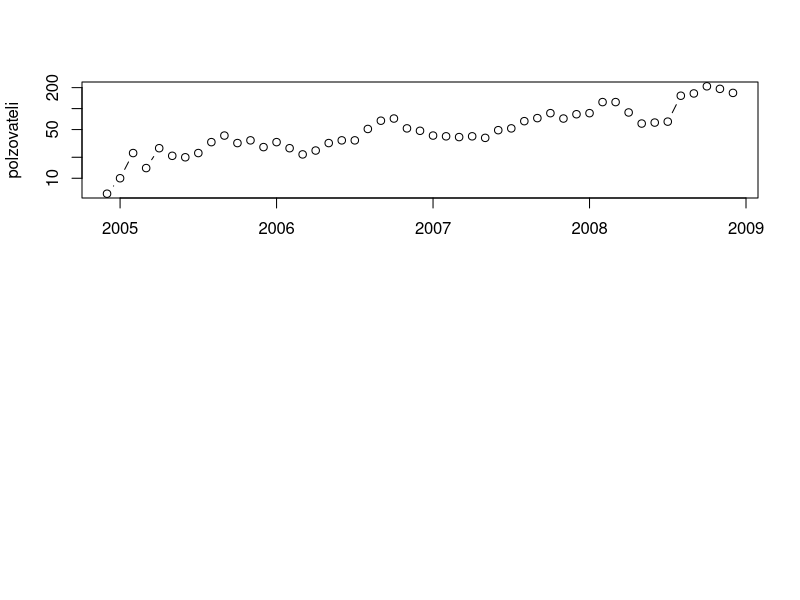
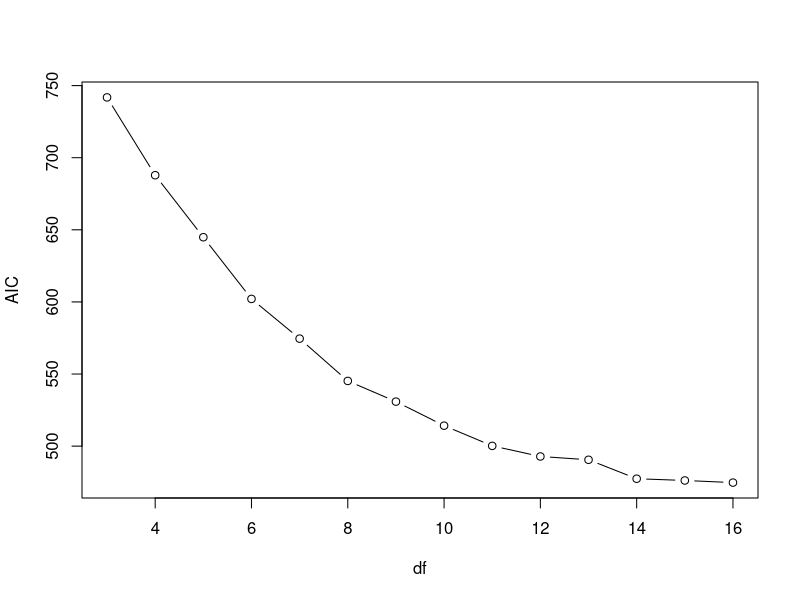
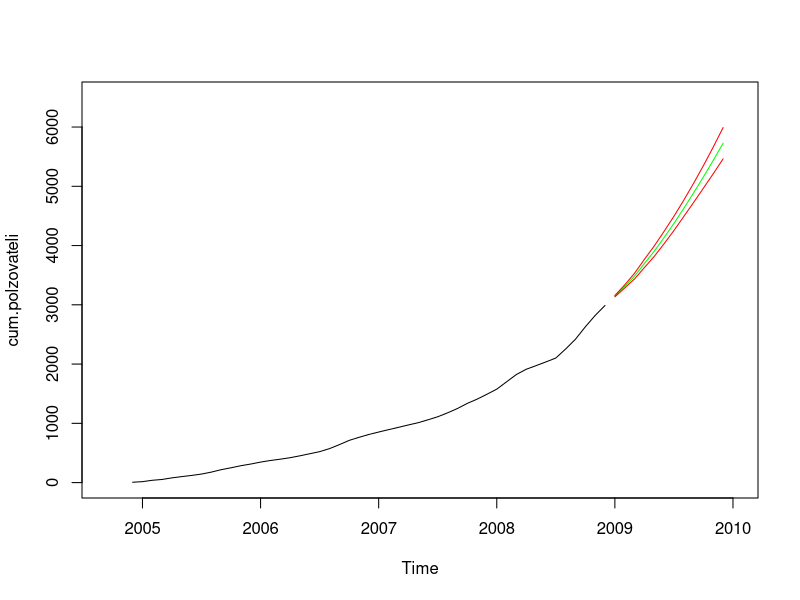

These figures' R source, in order:
polzovateli <- ts(read.table("data/data.txt")$V3, start=c(2004,12), frequency=12)

cum.polzovateli <- ts(cumsum(polzovateli), start=c(2004,12), frequency=12)

oldpar <- par(mfrow=c(2,1))
plot(polzovateli, type="b", log="y", xlab="")
par(oldpar)

model01 <- arima(cum.polzovateli, order=c(0,0,1))
model02 <- arima(cum.polzovateli, order=c(0,0,2))
model03 <- arima(cum.polzovateli, order=c(0,0,3))
model04 <- arima(cum.polzovateli, order=c(0,0,4))
model05 <- arima(cum.polzovateli, order=c(0,0,5))
model06 <- arima(cum.polzovateli, order=c(0,0,6))
model07 <- arima(cum.polzovateli, order=c(0,0,7))
model08 <- arima(cum.polzovateli, order=c(0,0,8))
model09 <- arima(cum.polzovateli, order=c(0,0,9))
model010 <- arima(cum.polzovateli, order=c(0,0,10))
model011 <- arima(cum.polzovateli, order=c(0,0,11))
model012 <- arima(cum.polzovateli, order=c(0,0,12))
model013 <- arima(cum.polzovateli, order=c(0,0,13))
model014 <- arima(cum.polzovateli, order=c(0,0,14))

plot(AIC(model01, model02, model03, model04, model05, model06, model07, model08, model09, model010, model011, model012, model013, model014), type="b")

model012 <- arima(cum.polzovateli, order=c(0,0,12))
model112 <- arima(cum.polzovateli, order=c(1,0,12))
model212 <- arima(cum.polzovateli, order=c(2,0,12))
model312 <- arima(cum.polzovateli, order=c(3,0,12))
model412 <- arima(cum.polzovateli, order=c(4,0,12))

AIC(model012, model112, model212, model312, model412)

model2120 <- arima(cum.polzovateli, order=c(2,0,12))
model2121 <- arima(cum.polzovateli, order=c(2,1,12))
model2122 <- arima(cum.polzovateli, order=c(2,2,12))
model2123 <- arima(cum.polzovateli, order=c(2,3,12))
model2124 <- arima(cum.polzovateli, order=c(2,4,12))
model2125 <- arima(cum.polzovateli, order=c(2,5,12))
AIC(model2120, model2121 ,model2122, model2123, model2124)

plot(cum.polzovateli, xlim=c(2004.7,2010), ylim=c(0,6500))
lines(predict(model2123, n.ahead=12, se.fit = TRUE)$pred, col="green")
lines(predict(model2123, n.ahead=12, se.fit = TRUE)$se + predict(model2123, n.ahead=12, se.fit = TRUE)$pred, col="red")
lines(-predict(model2123, n.ahead=12, se.fit = TRUE)$se + predict(model2123, n.ahead=12, se.fit = TRUE)$pred, col="red")

round(predict(model2123, n.ahead=12, se.fit = TRUE)$se + predict(model2123, n.ahead=12, se.fit = TRUE)$pred)

round(-predict(model2123, n.ahead=12, se.fit = TRUE)$se + predict(model2123, n.ahead=12, se.fit = TRUE)$pred)